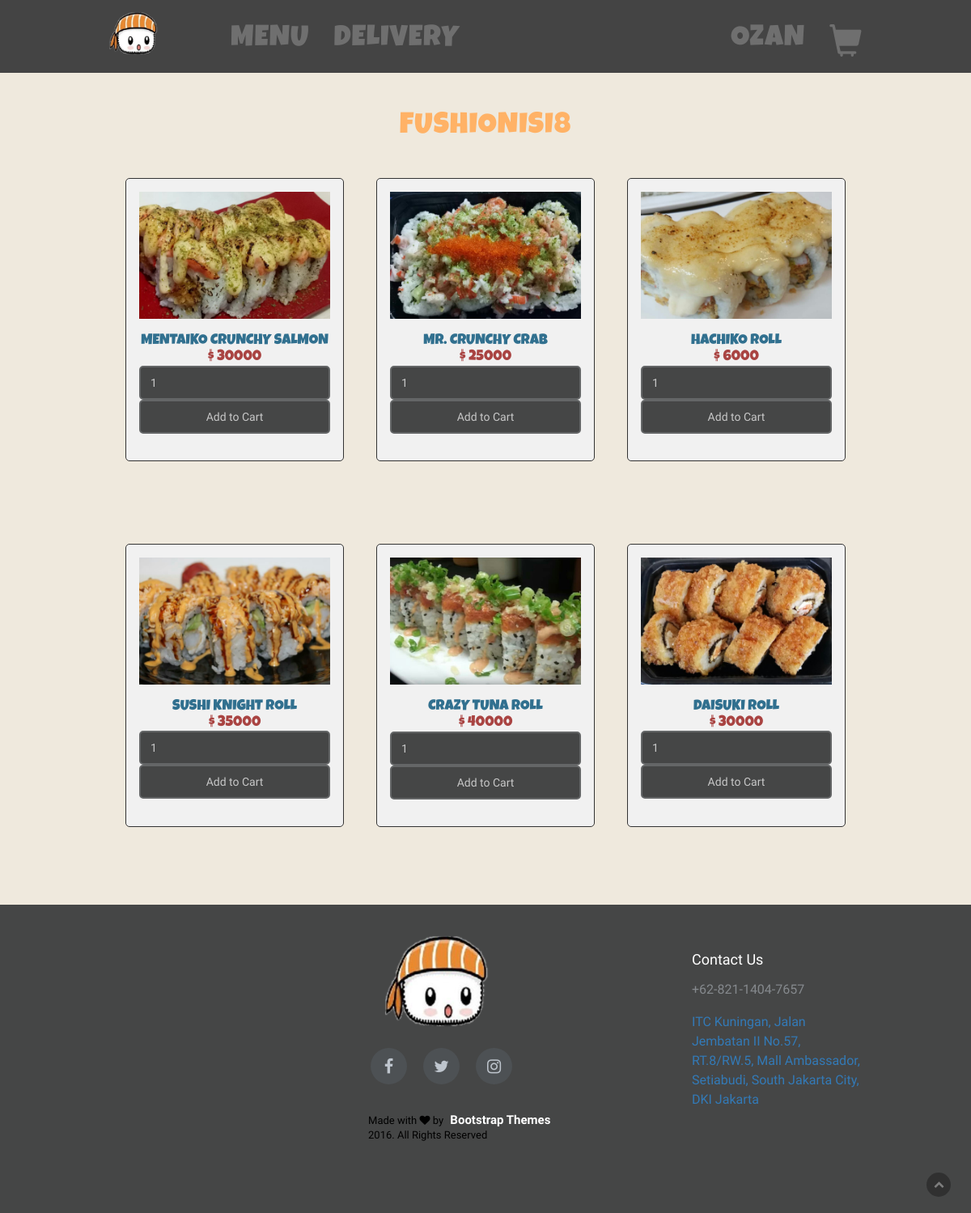
Page /menu.php?tipe=FushionIsi8 (signed in) on the committed database.
### tables this page shows
CREATE TABLE `makanan` (
  `id_makanan` int(11) NOT NULL,
  `nama_makanan` varchar(255) NOT NULL,
  `deskripsi_makanan` varchar(255) NOT NULL,
  `harga_makanan` int(11) NOT NULL,
  `kategori_makanan` varchar(255) NOT NULL,
  `gambar_makanan` varchar(64) NOT NULL
);

### menu.php (the view, shortened to what this page needs)
<?php
 $connect = mysqli_connect("localhost", "root", "", "tubes_web");
 ?>
 <br/>
 <h2 class="judul"><?php echo  $_GET['tipe']?></h2>
   <div class="container">
             <div id="products" class="tab-pane fade in active">
             <?php
             $query = "SELECT * FROM makanan WHERE kategori_makanan = '" . $_GET['tipe'] . "' ORDER BY id_makanan ASC";
             $result = mysqli_query($connect, $query);
             while($row = mysqli_fetch_array($result))
             {
             ?>
             <div class="col-md-4">
                  <div class="kotak_makanan" align="center">
                       <img src="images/makanan/<?php echo $row["gambar_makanan"]; ?>" class="img-responsive" /><br />
                       <h4 class="text-info"><?php echo $row["nama_makanan"]; ?></h4>
                       <h4 class="text-danger">$ <?php echo $row["harga_makanan"]; ?></h4>
                       <input type="text" name="quantity" id="quantity<?php echo $row["id_makanan"]; ?>" class="form-control" value="1" />
                       <?php
                            if (isset($_SESSION['logged'])) { ?>
                               <input class="btn btn-warning form-control add_to_cart" id="<?php echo $row["id_makanan"]; ?>" type="button" name="add_to_cart" value="Add to Cart"/>
                        <?php
                          }
                        ?>
                  </div>
             </div>
             <?php
             }
             ?>
        </div>
   </div>
   <br>
   <br>

### css/bootsnav.css (style rules this page uses)
body { -webkit-transition: all 0.3s ease-in-out; -moz-transition: all 0.3s ease-in-out; -o-transition: all 0.3s ease-in-out; -ms-transition: all 0.3s ease-in-out; transition: all 0.3s ease-in-out; }

### css/custom.css (style rules this page uses)
body { font-size: 16px; line-height: 18px; font-family: 'Maitree', serif; color: #fff; background: #efe9dd; }
h1, h2, h3, h4, h5, h6 { text-transform: uppercase; font-family: 'Luckiest Guy', cursive; margin: 0; }
h2 { font-size: 36px;letter-spacing:1px; }
img { width: 100%; }
.form-control { background-color: #454646; border: 2px solid #646667; border-radius: 5px; box-shadow: none; color: #c8c8c8; height: 42px; }
.form-control,.form-control::-moz-placeholder { color: #c8c8c8; }

### css/menu.css (style rules this page uses)
h2.judul { margin-top: 30px; text-align: center; color: #FFB266; }
.container { width: 80%; }
.kotak_makanan { border:1px solid #333; background-color:#f1f1f1; border-radius:5px; padding:16px; height:350px; margin-bottom: 30px }
.col-md-4 { margin-top:12px; padding: 30px 20px; }

### rows in the picture
makanan: gambar_makanan (picture), nama_makanan "MENTAIKO CRUNCHY SALMON", harga_makanan "30000"
makanan: gambar_makanan (picture), nama_makanan "MR. CRUNCHY CRAB", harga_makanan "25000"
makanan: gambar_makanan (picture), nama_makanan "HACHIKO ROLL", harga_makanan "6000"
makanan: gambar_makanan (picture), nama_makanan "SUSHI KNIGHT ROLL", harga_makanan "35000"
makanan: gambar_makanan (picture), nama_makanan "CRAZY TUNA ROLL", harga_makanan "40000"
makanan: gambar_makanan (picture), nama_makanan "DAISUKI ROLL", harga_makanan "30000"

### other values in the picture
$_SESSION["username"] "OZAN"
$_GET['tipe'] "FUSHIONISI8"
